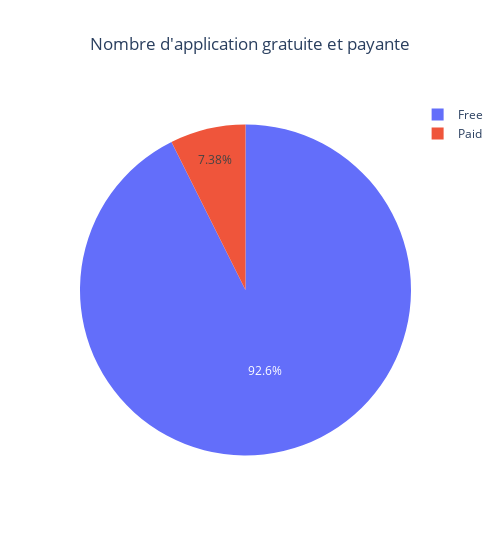

The cell this chart's notebook holds for it:
### Code cell
fig.show()

### Figure 1 — Plotly figure (JSON) as saved in the notebook; plotly's stock layout.template omitted (floating-point values rounded to 4 significant figures)
{"data": [{"labels": ["Free", "Paid"], "type": "pie", "values": [10039, 800]}], "layout": {"title": {"text": "Nombre d'application gratuite et payante", "x": 0.5}, "width": 500}}
